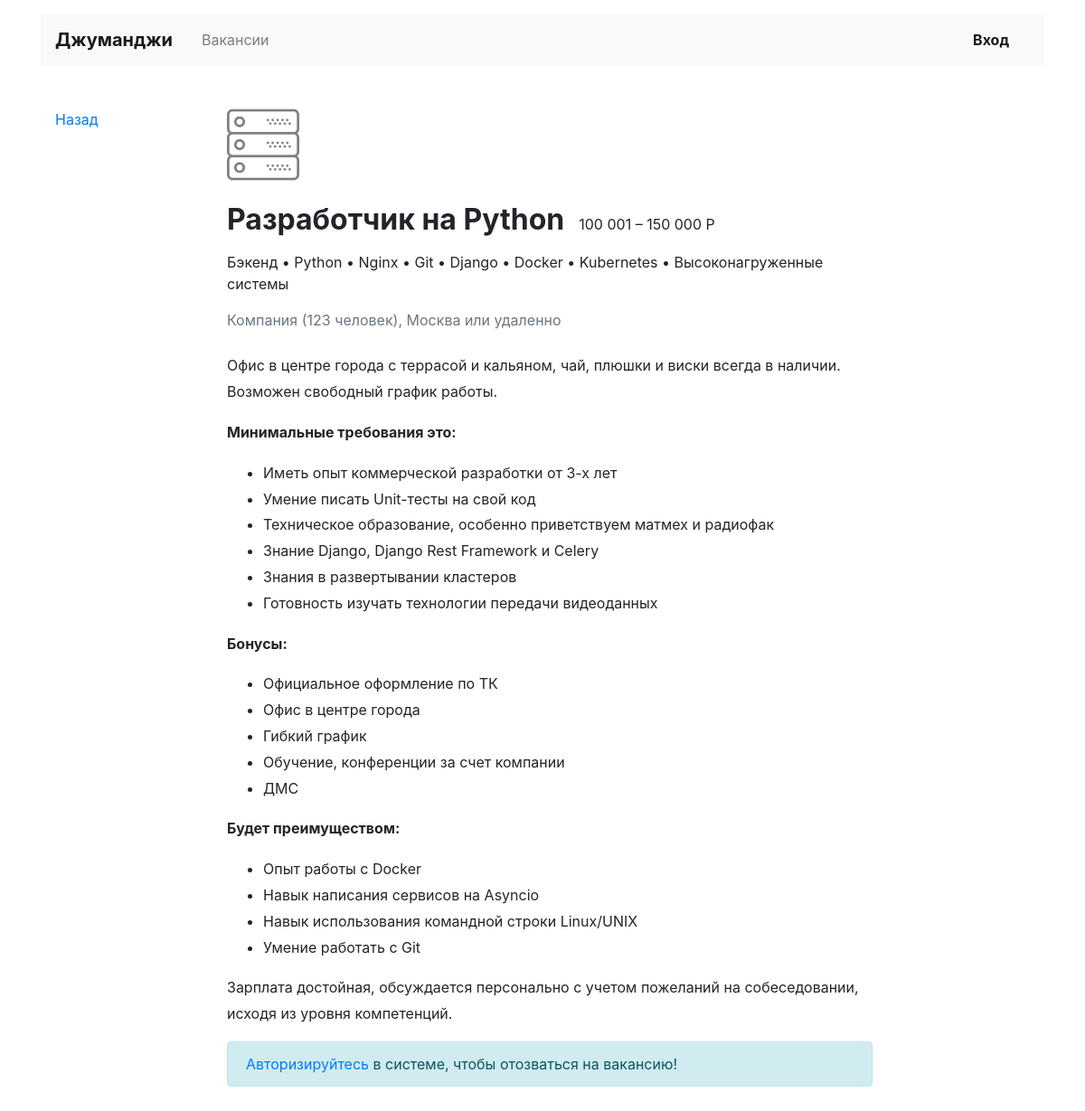
The page /vacancies/1/ on the database its author committed.
### vacancies/models.py (models this page shows, shortened)
class Vacancy(models.Model):
    title = models.CharField(max_length=64)
    specialty = models.ForeignKey(Specialty, on_delete=models.CASCADE, related_name='vacancies')
    company = models.ForeignKey(Company, on_delete=models.CASCADE, related_name='vacancies')
    skills = models.CharField(max_length=128)
    description = models.TextField()
    salary_min = models.IntegerField()
    salary_max = models.IntegerField()
    published_at = models.DateField()

class Specialty(models.Model):
    code = models.CharField(max_length=64)
    title = models.CharField(max_length=64)
    picture = models.ImageField(upload_to=MEDIA_SPECIALITY_IMAGE_DIR, default='https://place-hold.it/100x60')

class Company(models.Model):
    name = models.CharField(max_length=64)
    location = models.CharField(max_length=64)
    logo = models.ImageField(upload_to=MEDIA_COMPANY_IMAGE_DIR, default='https://place-hold.it/100x60')
    description = models.TextField()
    employee_count = models.CharField(max_length=20)
    owner = models.OneToOneField(User, on_delete=models.CASCADE)

### vacancies/views/public.py (the view, shortened to what this page needs)
# urls.py: path('vacancies/<int:vacancy_id>/', public.VacancyView.as_view(), name='vacancy_info'),
class VacancyView(View):
    def get(self, request, vacancy_id):
        vacancy = models.Vacancy.objects.get(pk=vacancy_id)
        vacancy.skills = vacancy.skills.split(', ')
        context = {
            'vacancy': vacancy,
            'form': forms.ApplicationForm,
        }
        return render(request, 'vacancies/public/vacancy.html', context=context)

### vacancies/templates/vacancies/public/vacancy.html (shortened to what this page needs)
{% extends '../base.html' %}
  {% block content %}
  <main class="container mt-3 pb-5">
    <div class="row mt-5">
      <div class="col-12 col-lg-2">
        <div class="pl-3 mb-5">
          <p><a href="javascript:history.go(-1)">Назад</a></p>
        </div>
      </div>
      <div class="col-12 col-lg-8">
        <section class="pl-3">
          <img src="{{ vacancy.specialty.picture.url }}" width="80" height="80" alt="">
          <div class="d-flex align-items-baseline align-content-baseline">
            <h1 class="h2 mt-4 font-weight-bold" >{{ vacancy.title }}</h1>
            {% load humanize %}
            <p class="m-0 pl-3">{{ vacancy.salary_min|intcomma }} – {{ vacancy.salary_max|intcomma }} Р</p>
          </div>
          <p class="mt-2">{{ vacancy.specialty.title }} &#8226 {{ vacancy.skills|join:" &#8226 " }}</p>
          <p class="text-muted mb-4">Компания ({{ vacancy.company.employee_count }} человек), {{ vacancy.company.location }} или удаленно</p>
          <div style="line-height: 1.8;">
            {{ vacancy.description|safe }}
          </div>
          {% if user.is_authenticated %}
              {% load crispy_forms_tags %}
          {% else %}
          <div class="mt-3">
            <p class="alert alert-info" role="alert"><a href="{% url 'login' %}">Авторизируйтесь</a> в системе, чтобы отозваться на вакансию!</p>
          </div>
          {% endif %}
        </section>
      </div>
    </div>
  </main>
  {% endblock %}

### rows shown on the page
Vacancy: specialty.picture (picture), title "Разработчик на Python", salary_min "100 001", salary_max "150 000", specialty "Бэкенд", skills "Python • Nginx • Git • Django • Docker • Kubernetes • Высоконагруженные системы", company.employee_count "123", company.location "Москва", description "Офис в центре города с террасой и кальяном, чай, плюшки и виски всегда в наличии. Возможен свободный график работы. Минимальные требования это: Иметь опыт коммерческой разработки от 3-х лет Умение писать Unit-тесты на свой код Техническое образование, особенно приветствуем матмех и радиофак Знание Django, Django Rest Framework и Celery Знания в развертывании кластеров Готовность изучать технологии передачи видеоданных Бонусы: Официальное оформление по ТК Офис в центре города Гибкий график Обучение, конференции за счет компании ДМС Будет преимуществом: Опыт работы с Docker Навык написания сервисов на Asyncio Навык использования командной строки Linux/UNIX Умение работать с Git Зарплата…"
